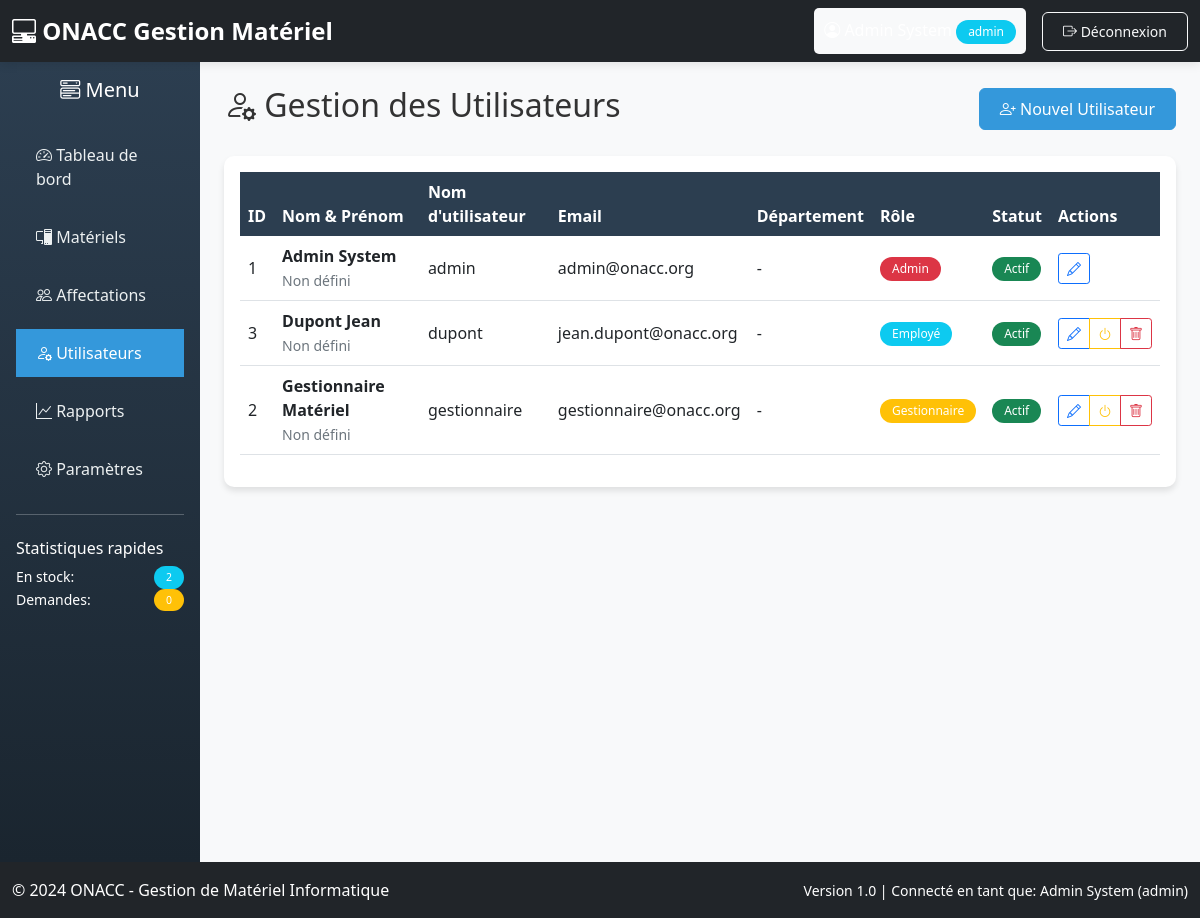
Screenshot of /pages/utilisateurs.php (signed in) with the database file from the repository.
### tables this page shows
CREATE TABLE utilisateurs (
    id INT PRIMARY KEY AUTO_INCREMENT,
    username VARCHAR(50) UNIQUE NOT NULL,
    password VARCHAR(255) NOT NULL,
    nom VARCHAR(100) NOT NULL,
    prenom VARCHAR(100) NOT NULL,
    email VARCHAR(100),
    telephone VARCHAR(20),
    departement VARCHAR(100),
    poste VARCHAR(100),
    role ENUM('admin', 'gestionnaire', 'employe') DEFAULT 'employe',
    date_creation DATETIME DEFAULT CURRENT_TIMESTAMP,
    derniere_connexion DATETIME,
    actif BOOLEAN DEFAULT TRUE,
    INDEX idx_username (username),
    INDEX idx_departement (departement)
);

### pages/utilisateurs.php (the view, shortened to what this page needs)
<?php
require_once __DIR__ . '/../includes/functions.php';
require_once __DIR__ . '/../includes/header.php';
$query = "SELECT * FROM utilisateurs ORDER BY nom, prenom";
$utilisateurs = $pdo->query($query)->fetchAll();
?>
<div class="d-flex justify-content-between align-items-center mb-4">
    <h2><i class="bi bi-person-gear"></i> Gestion des Utilisateurs</h2>
    <div>
        <button type="button" class="btn btn-primary" data-bs-toggle="modal" data-bs-target="#addModal">
            <i class="bi bi-person-plus"></i> Nouvel Utilisateur
        </button>
    </div>
</div>
<div class="card">
    <div class="card-body">
        <div class="table-responsive">
            <table class="table table-hover" id="utilisateursTable">
                <thead class="table-dark">
                    <tr>
                        <th>ID</th>
                        <th>Nom & Prénom</th>
                        <th>Nom d'utilisateur</th>
                        <th>Email</th>
                        <th>Département</th>
                        <th>Rôle</th>
                        <th>Statut</th>
                        <th>Actions</th>
                    </tr>
                </thead>
                <tbody>
                    <?php foreach ($utilisateurs as $user): ?>
                    <tr>
                        <td><?php echo $user['id']; ?></td>
                        <td>
                            <strong><?php echo escape($user['nom'] . ' ' . $user['prenom']); ?></strong><br>
                            <small class="text-muted"><?php echo escape($user['poste'] ?? 'Non défini'); ?></small>
                        </td>
                        <td><?php echo escape($user['username']); ?></td>
                        <td><?php echo escape($user['email'] ?? '-'); ?></td>
                        <td><?php echo escape($user['departement'] ?? '-'); ?></td>
                        <td>
                            <?php displayBadge($user['role'], 'role'); ?>
                        </td>
                        <td>
                            <?php if ($user['actif']): ?>
                                <span class="badge bg-success">Actif</span>
                            <?php else: ?>
                                <span class="badge bg-danger">Inactif</span>
                            <?php endif; ?>
                        </td>
                        <td>
                            <div class="btn-group btn-group-sm">
                                <button class="btn btn-outline-primary"
                                        onclick="editUser(<?php echo $user['id']; ?>)"
                                        title="Modifier">
                                    <i class="bi bi-pencil"></i>
                                </button>
                                <?php if ($user['id'] != $_SESSION['user_id']): ?>
                                <button class="btn btn-outline-warning"
                                        onclick="toggleUserStatus(<?php echo $user['id']; ?>, <?php echo $user['actif'] ? '0' : '1'; ?>)"
                                        title="<?php echo $user['actif'] ? 'Désactiver' : 'Activer'; ?>">
                                    <i class="bi bi-power"></i>
                                </button>
                                <button class="btn btn-outline-danger"
                                        onclick="deleteUser(<?php echo $user['id']; ?>)"
                                        title="Supprimer">
                                    <i class="bi bi-trash"></i>
                                </button>
                                <?php endif; ?>
                            </div>
                        </td>
                    </tr>
                    <?php endforeach; ?>
                </tbody>
            </table>
        </div>
    </div>
</div>
<?php require_once __DIR__ . '/../includes/footer.php'; ?>

### includes/functions.php (shortened to what this page needs)
<?php
if (!function_exists('isLoggedIn')):
function escape($data, $default = '') {
    $string = (string)$data;
    return htmlspecialchars($string, ENT_QUOTES | ENT_SUBSTITUTE, 'UTF-8');
}
function getBadgeClass($status, $type = 'statut') {
    $classes = [
        'role' => ['admin' => 'bg-danger', 'gestionnaire' => 'bg-warning', 'employe' => 'bg-info']
    ];
    return $classes[$type][$status] ?? 'bg-secondary';
}
function getStatusText($status) {
    $texts = ['admin' => 'Admin', 'gestionnaire' => 'Gestionnaire', 'employe' => 'Employé'];
    return $texts[$status] ?? ucfirst($status);
}
function displayBadge($status, $type = 'statut') {
    $class = getBadgeClass($status, $type);
    $text = getStatusText($status);
    echo '<span class="badge ' . $class . '">' . escape($text) . '</span>';
}
endif;
?>

### assets/css/style.css (style rules this page uses)
:root { --primary-color: #3498db; --secondary-color: #2c3e50; --success-color: #27ae60; --warning-color: #f39c12; --danger-color: #e74c3c; --light-color: #ecf0f1; --dark-color: #34495e; }
body { font-family: 'Segoe UI', Tahoma, Geneva, Verdana, sans-serif; background-color: #f8f9fa; color: #333; }
.card { border-radius: 10px; border: none; box-shadow: 0 4px 6px rgba(0, 0, 0, 0.1); transition: transform 0.3s; }
.btn { border-radius: 6px; font-weight: 500; padding: 8px 20px; transition: all 0.3s; }
.btn-primary { background-color: var(--primary-color); border-color: var(--primary-color); }
.table { border-collapse: separate; border-spacing: 0; }
.table th { background-color: var(--secondary-color); color: white; font-weight: 600; border: none; }
.table td { vertical-align: middle; }
.badge { padding: 6px 12px; border-radius: 20px; font-weight: 500; }

### rows the page displays
utilisateurs: id "1", nom+prenom "Admin System", poste "Non défini", username "admin", email "admin@onacc.org", departement "-", role "Admin", actif "Actif"
utilisateurs: id "3", nom+prenom "Dupont Jean", poste "Non défini", username "dupont", email "jean.dupont@onacc.org", departement "-", role "Employé", actif "Actif"
utilisateurs: id "2", nom+prenom "Gestionnaire Matériel", poste "Non défini", username "gestionnaire", email "gestionnaire@onacc.org", departement "-", role "Gestionnaire", actif "Actif"

### other values shown
$user['role'] "admin"
$stats['en_stock'] "2"
$stats['demandes'] "0"
$_SESSION['nom'] "Admin System"
$_SESSION['role'] "admin"
